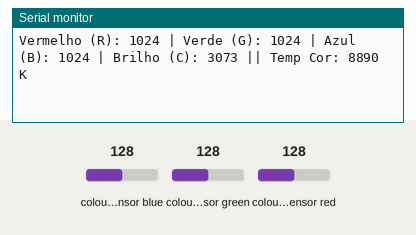
The sketch below on a simulated Arduino Uno, built with avr-gcc and run on an emulated ATmega328P. Shown: the last lines printed to the serial monitor. Inputs (shaded band) come from the test bench; at power-on: colour sensor blue 128, colour sensor green 128, colour sensor red 128.

Above: at 1.4 s.
1.5 s: colour sensor blue set to 5
At 2.2 s:
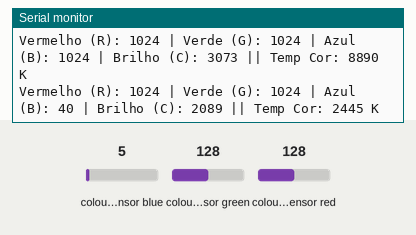
4.7 s: colour sensor green set to 5
At 5.2 s:
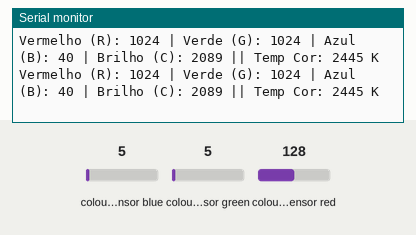
6.2 s: colour sensor red set to 5
At 6.8 s:
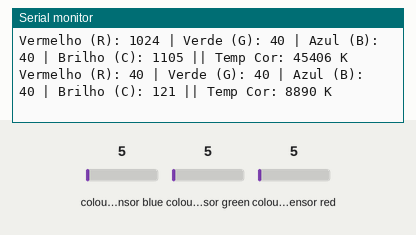
Timing chart, 0 to 9.2 s (numbered marks = the images above; inputs shaded):
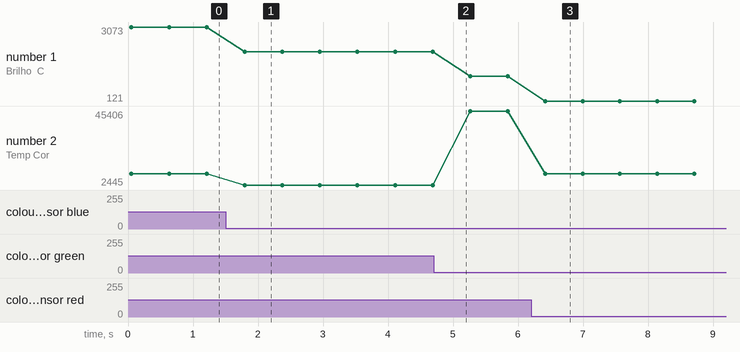

Measured:
- after the input at 1.5 s, the serial monitor: prints a new line after 0.29 s (image 1)
- after the input at 6.2 s, the serial monitor: prints a new line after 0.22 s (image 3)
- plotted number 1: 3073 → 2089 after the input at 1.5 s, 2089 → 1105 after the input at 4.7 s, 1105 → 121 after the input at 6.2 s
- plotted number 2: 8890 → 2445 after the input at 1.5 s, 2445 → 45406 after the input at 4.7 s, 45406 → 8890 after the input at 6.2 s

The sketch:

Teste_S5_TCS34725.ino
```cpp
// Código para teste do sensor de cor TCS34725 da Shield 5 do PROBEM

#include "Wire.h"
#include "Adafruit_TCS34725.h"

Adafruit_TCS34725 tcs = Adafruit_TCS34725(
  TCS34725_INTEGRATIONTIME_600MS, // Tempo de integração (Quanto maior: Mais preciso, porém, mais lento.)
  TCS34725_GAIN_1X); // Ganho de luz feito eletronicamente (1X se o ambiente for iluminado, se for escuro, pode-se aumentar.)

void setup(void) {
  Serial.begin(9600);

  if (tcs.begin()) {
    Serial.println("Sensor encontrado");
  } else {
    Serial.println("Sensor não encontrado");
    while(1);
  }
}

void loop(void) {
  uint16_t r, g, b, c;

  tcs.getRawData(&r, &g, &b, &c); // Lê os valores brutos de Vermelho (R), Verde (G), Azul (B) e Clear (C - luminosidade geral)

  uint16_t colorTemp = tcs.calculateColorTemperature(r, g, b); // Calcula a temperatura de cor (em Kelvin)

  Serial.print("Vermelho (R): "); Serial.print(r);
  Serial.print(" | Verde (G): "); Serial.print(g);
  Serial.print(" | Azul (B): "); Serial.print(b);
  Serial.print(" | Brilho (C): "); Serial.print(c);
  Serial.print(" || Temp Cor: "); Serial.print(colorTemp); Serial.println(" K");

  delay(500);
}
```
